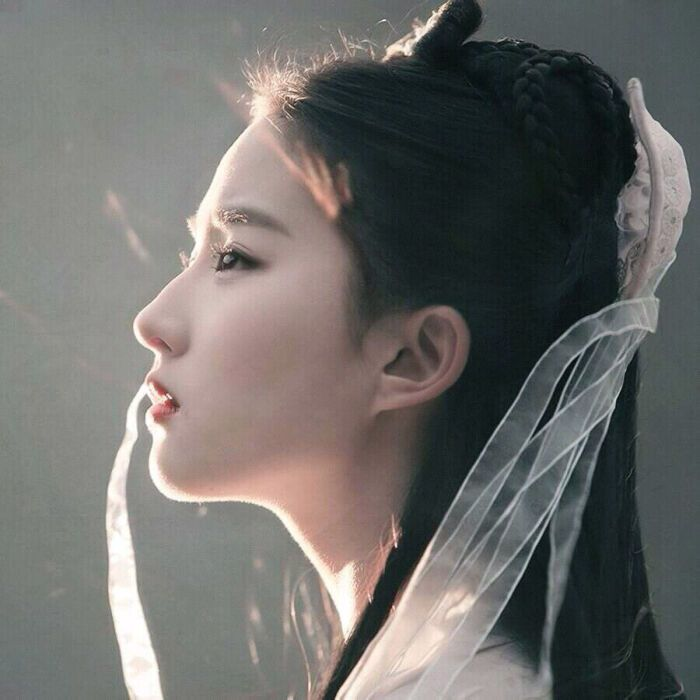
#> input picture 机器学习/data/lyf.jpg, 700 x 700 px
$ python '图像量化.py'
#> lines starting #> are read from the running program, lines starting #| are printed output that depends on the picture; after the words box and inside, x2 and y2 are one past the last pixel; in counts of white or black regions, pixels touching at a corner belong together
import numpy as np
import scipy.ndimage as sn
import sklearn.cluster as sc
import matplotlib.pyplot as mp
import cv2 as cv


# 通过K均值聚类量化图像中的颜色
def quant(image, n_clusters):
    x = image.reshape(-1, 1)
    model = sc.KMeans(n_clusters=n_clusters)
    model.fit(x)
    y = model.labels_
    centers = model.cluster_centers_.ravel()
    return centers[y].reshape(image.shape)  # 重点掌握代码，掩码的使用方式


original = cv.imread('../data/lyf.jpg', 0)
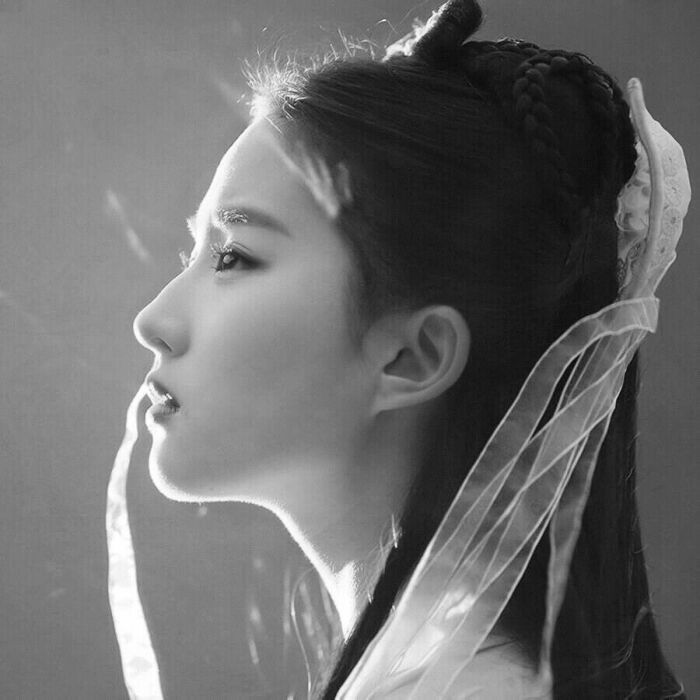
#> original: shape (700, 700); min 5, max 255, mean 107.9
quant4 = quant(original, 4)
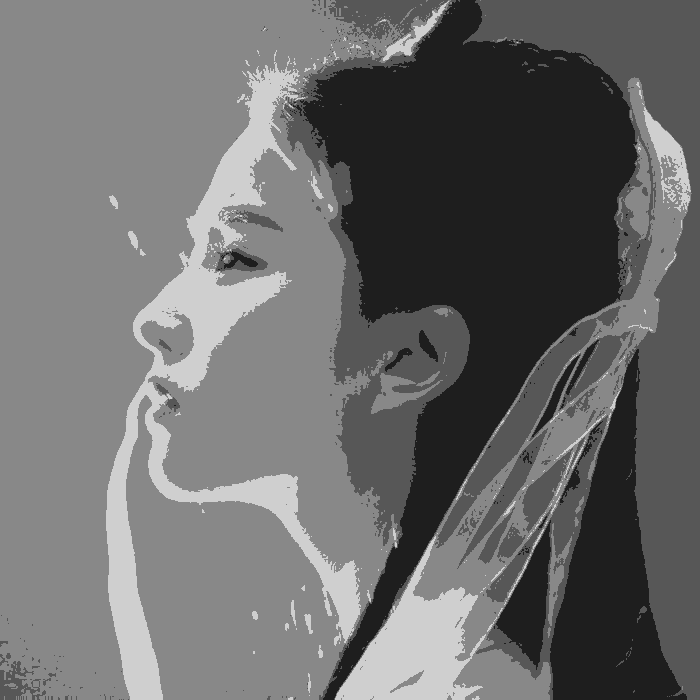
#> quant4: shape (700, 700) float64; min 30.73, max 207.9, mean 107.9
quant3 = quant(original, 3)
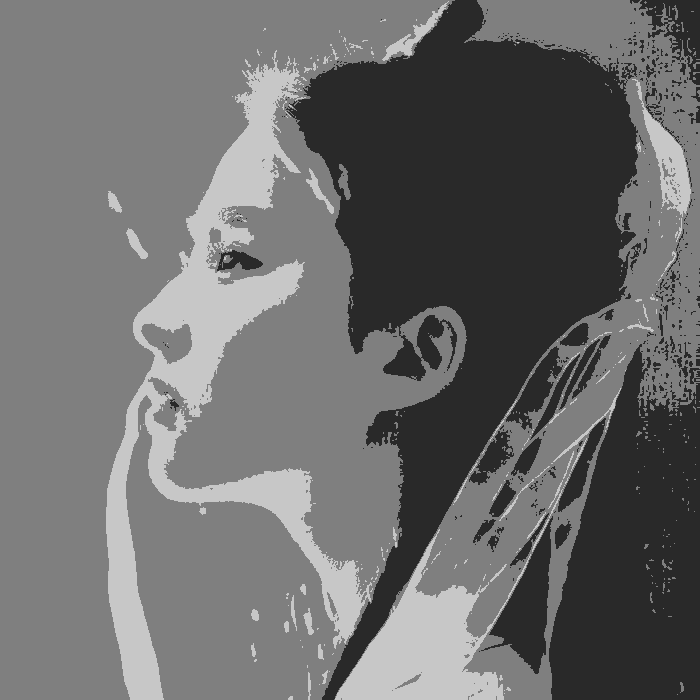
#> quant3: shape (700, 700) float64; min 41.86, max 199.7, mean 107.9
quant2 = quant(original, 2)
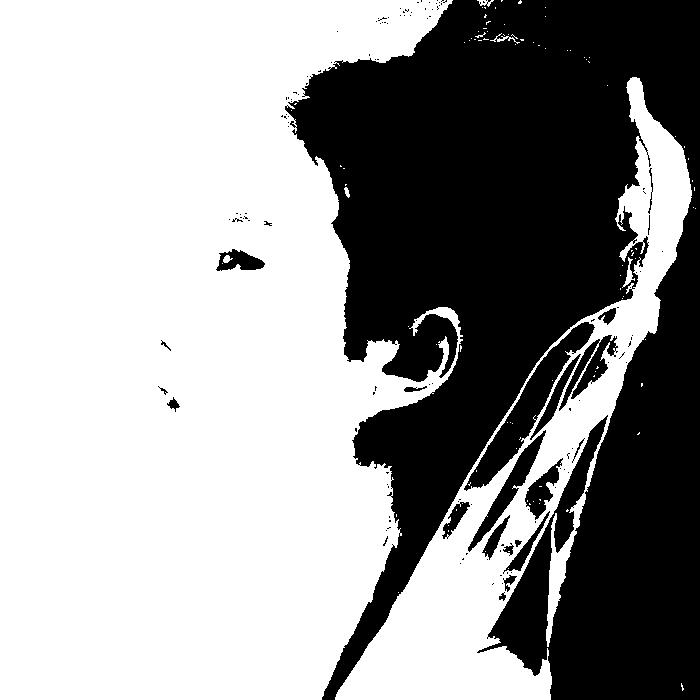
#> quant2: shape (700, 700) float64; values 49.88 (black) and 145.5 (white), 60.7% white; 136 black regions (113 under 20 px), largest, box (x1, y1, x2, y2) and area: (285, 0, 700, 700) 180745, (464, 322, 595, 491) 4465, (468, 430, 546, 552) 1621
mp.figure('Image Quant', facecolor='lightgray')
mp.subplot(221)
mp.title('Original', fontsize=16)
mp.axis('off')
mp.imshow(original, cmap='gray')
mp.subplot(222)
mp.title('Quant-4', fontsize=16)
mp.axis('off')
mp.imshow(quant4, cmap='gray')
mp.subplot(223)
mp.title('Quant-3', fontsize=16)
mp.axis('off')
mp.imshow(quant3, cmap='gray')
mp.subplot(224)
mp.title('Quant-2', fontsize=16)
mp.axis('off')
mp.imshow(quant2, cmap='gray')
mp.tight_layout()
mp.show()

$ run again, with 机器学习/data/table.jpg copied over 机器学习/data/lyf.jpg
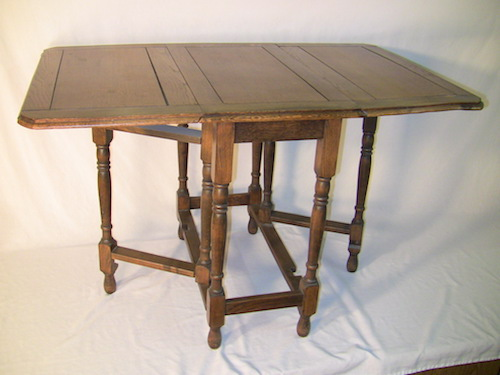
#> input picture 机器学习/data/table.jpg, 500 x 375 px
#> `quant3 = quant(original, 3)`:
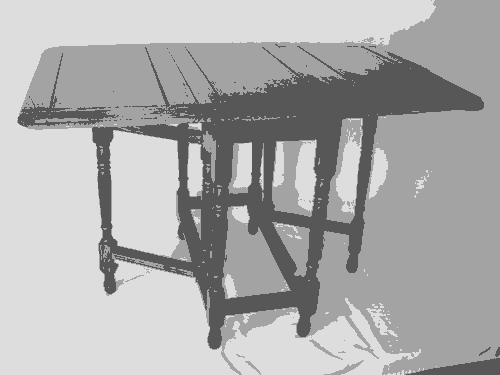
#> quant3: shape (375, 500) float64; min 87.62, max 221.6, mean 172.2
#> `quant2 = quant(original, 2)`:
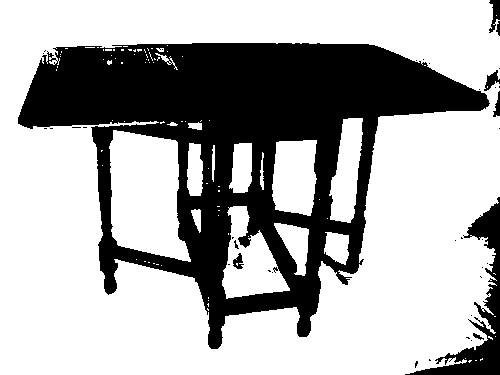
#> quant2: shape (375, 500) float64; values 108.8 (black) and 202.9 (white), 67.4% white; 39 black regions (31 under 20 px), largest, box (x1, y1, x2, y2) and area: (18, 43, 490, 349) 56789, (405, 197, 500, 375) 3665, (489, 0, 500, 33) 199
